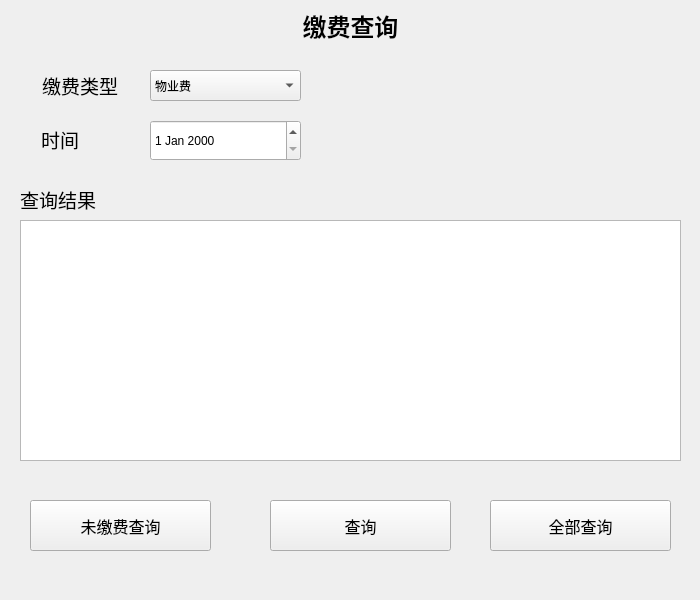
<?xml version="1.0" encoding="UTF-8"?>
<ui version="4.0">
 <class>Yezhujiaofeichaxun</class>
 <widget class="QWidget" name="Yezhujiaofeichaxun">
  <property name="geometry">
   <rect>
    <x>0</x>
    <y>0</y>
    <width>700</width>
    <height>600</height>
   </rect>
  </property>
  <property name="windowTitle">
   <string>Widget</string>
  </property>
  <property name="styleSheet">
   <string notr="true">background-image: url();</string>
  </property>
  <widget class="QLabel" name="label_4">
   <property name="geometry">
    <rect>
     <x>10</x>
     <y>-10</y>
     <width>681</width>
     <height>71</height>
    </rect>
   </property>
   <property name="text">
    <string>&lt;html&gt;&lt;head/&gt;&lt;body&gt;&lt;p align=&quot;center&quot;&gt;&lt;span style=&quot; font-size:18pt; font-weight:600; color:#000000;&quot;&gt;缴费查询&lt;/span&gt;&lt;/p&gt;&lt;/body&gt;&lt;/html&gt;</string>
   </property>
  </widget>
  <widget class="QTableView" name="tableView">
   <property name="geometry">
    <rect>
     <x>20</x>
     <y>220</y>
     <width>661</width>
     <height>241</height>
    </rect>
   </property>
  </widget>
  <widget class="QLabel" name="label_3">
   <property name="geometry">
    <rect>
     <x>20</x>
     <y>180</y>
     <width>101</width>
     <height>40</height>
    </rect>
   </property>
   <property name="text">
    <string>&lt;html&gt;&lt;head/&gt;&lt;body&gt;&lt;p&gt;&lt;span style=&quot; font-size:14pt;&quot;&gt;查询结果&lt;/span&gt;&lt;/p&gt;&lt;/body&gt;&lt;/html&gt;</string>
   </property>
  </widget>
  <widget class="QPushButton" name="pushButton">
   <property name="geometry">
    <rect>
     <x>270</x>
     <y>500</y>
     <width>181</width>
     <height>51</height>
    </rect>
   </property>
   <property name="font">
    <font>
     <family>Agency FB</family>
     <pointsize>12</pointsize>
    </font>
   </property>
   <property name="text">
    <string>查询</string>
   </property>
  </widget>
  <widget class="QPushButton" name="pushButton_2">
   <property name="geometry">
    <rect>
     <x>30</x>
     <y>500</y>
     <width>181</width>
     <height>51</height>
    </rect>
   </property>
   <property name="font">
    <font>
     <family>Agency FB</family>
     <pointsize>12</pointsize>
    </font>
   </property>
   <property name="text">
    <string>未缴费查询</string>
   </property>
  </widget>
  <widget class="QPushButton" name="pushButton_3">
   <property name="geometry">
    <rect>
     <x>490</x>
     <y>500</y>
     <width>181</width>
     <height>51</height>
    </rect>
   </property>
   <property name="font">
    <font>
     <family>Agency FB</family>
     <pointsize>12</pointsize>
    </font>
   </property>
   <property name="text">
    <string>全部查询</string>
   </property>
  </widget>
  <widget class="QComboBox" name="comboBox">
   <property name="geometry">
    <rect>
     <x>150</x>
     <y>70</y>
     <width>151</width>
     <height>31</height>
    </rect>
   </property>
   <item>
    <property name="text">
     <string>物业费</string>
    </property>
   </item>
   <item>
    <property name="text">
     <string>车位费</string>
    </property>
   </item>
   <item>
    <property name="text">
     <string>维修费</string>
    </property>
   </item>
   <item>
    <property name="text">
     <string>未缴费</string>
    </property>
   </item>
   <item>
    <property name="text">
     <string>全部查询</string>
    </property>
   </item>
  </widget>
  <widget class="QLabel" name="label">
   <property name="geometry">
    <rect>
     <x>30</x>
     <y>70</y>
     <width>100</width>
     <height>31</height>
    </rect>
   </property>
   <property name="font">
    <font>
     <family>Agency FB</family>
     <pointsize>11</pointsize>
    </font>
   </property>
   <property name="text">
    <string>&lt;html&gt;&lt;head/&gt;&lt;body&gt;&lt;p align=&quot;center&quot;&gt;&lt;span style=&quot; font-size:14pt;&quot;&gt;缴费类型&lt;/span&gt;&lt;/p&gt;&lt;/body&gt;&lt;/html&gt;</string>
   </property>
  </widget>
  <widget class="QLabel" name="label_2">
   <property name="geometry">
    <rect>
     <x>10</x>
     <y>120</y>
     <width>100</width>
     <height>40</height>
    </rect>
   </property>
   <property name="font">
    <font>
     <family>Agency FB</family>
     <pointsize>11</pointsize>
    </font>
   </property>
   <property name="text">
    <string>&lt;html&gt;&lt;head/&gt;&lt;body&gt;&lt;p align=&quot;center&quot;&gt;&lt;span style=&quot; font-size:14pt;&quot;&gt;时间&lt;/span&gt;&lt;/p&gt;&lt;/body&gt;&lt;/html&gt;</string>
   </property>
  </widget>
  <widget class="QDateEdit" name="dateEdit">
   <property name="geometry">
    <rect>
     <x>150</x>
     <y>120</y>
     <width>151</width>
     <height>41</height>
    </rect>
   </property>
  </widget>
 </widget>
 <layoutdefault spacing="6" margin="11"/>
 <resources/>
 <connections/>
</ui>
